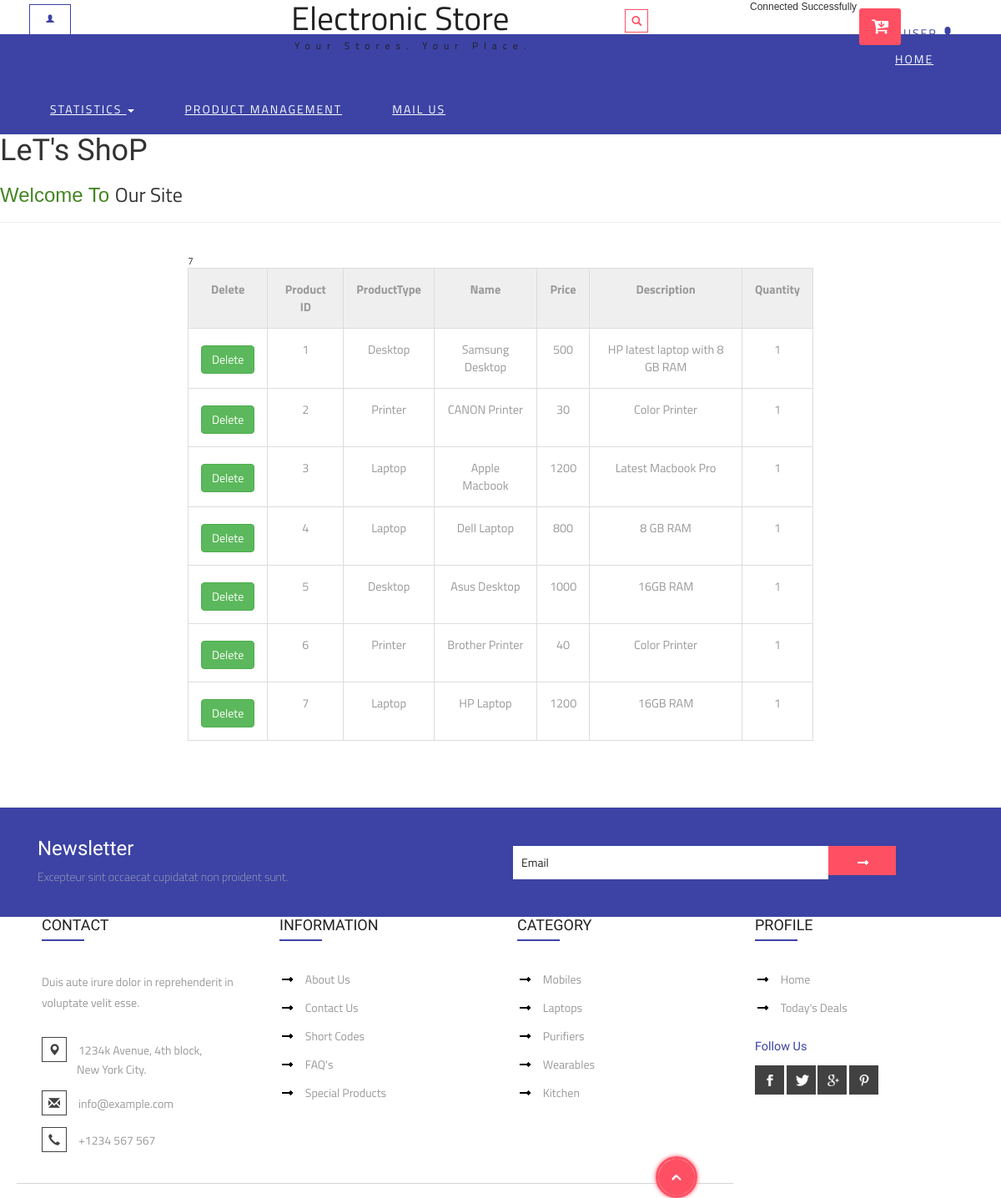
Screenshot of /admin/Home.php with the database file from the repository.
### tables this page shows
CREATE TABLE `product` (
  `PID` int(8) NOT NULL,
  `PTYPE` varchar(20) DEFAULT NULL,
  `PNAME` varchar(20) DEFAULT NULL,
  `PPRICE` double DEFAULT NULL,
  `PDESCRIPTION` varchar(50) DEFAULT NULL,
  `PQUANTITY` int(5) DEFAULT NULL,
  `IMG` varchar(200) NOT NULL
);

### admin/Home.php (the view, shortened to what this page needs)
<?php
require_once '..\DB_connect.php';
?>
<?php include("admin_header.php"); ?>
<html>
<head>
  <link href="admin_style.css" rel="stylesheet" type="text/css">
</head>
<body>
<h1>LeT's ShoP</h1>
<h1 class="title">Welcome To <span>Our Site</span></h1>
<hr/><br/>
<div class="container" style="width: 65%">
<div class="table-responsive">
<?php
$sql = "SELECT * FROM product";
if($result = mysqli_query($conn, $sql)){
	echo(mysqli_num_rows($result));
    if(mysqli_num_rows($result) > 0){
        echo "<table border='1' cellpadding='1' cellspacing='0' class='table table-bordered'>";
            echo "<tr>";
            	echo "<th>Delete</th>";
                echo "<th>Product ID</th>";
                echo "<th>ProductType</th>";
                echo "<th>Name</th>";
                echo "<th>Price</th>";
                echo "<th>Description</th>";
            	echo "<th>Quantity</th>";
            echo "</tr>";
        while($row = mysqli_fetch_array($result)){
      echo "<form method='POST' action=Home.php?action=modify_item&id=".$row["PID"]. ">";
            echo "<tr>";
            	echo "<td><button type='submit' name='delete_prod' style='margin-top: 5px;'' class='btn btn-success' value='Delete'>Delete</button></td>";
            	echo "<td>" . $row['PID'] . "</td>";
                echo "<td>" . $row['PTYPE'] . "</td>";
                echo "<td>" . $row['PNAME'] . "</td>";
                echo "<td>" . $row['PPRICE'] . "</td>";
                echo "<td>" . $row['PDESCRIPTION'] . "</td>";
                echo "<td>" . $row['PQUANTITY'] . "</td>";
            echo "</tr>";
           echo "</form>";
        }
        echo "</table>";
    } else{
        echo "No products found. Please add product.";
    }
} else{
    echo "ERROR: Could not able to execute $sql. " . mysqli_error($link);
}
?>
</div>
</div>
<p>&nbsp;</p>
<p>&nbsp;</p>
<p>&nbsp;</p>
</body>
</html>
<?php include("admin_footer.php"); ?>

### admin/style/admin_style.css (style rules this page uses)
body { font-family: Verdana, Arial, Helvetica, sans-serif; font-size: 12px; color: #333333; background-color: #FFFFFF; background-image: url(../images/top-rept.jpg); background-repeat: repeat-x; background-position: left top; margin: 0px; }
.title { font-family: Verdana, Arial, Helvetica, sans-serif; font-size: 24px; font-weight: normal; line-height: 100%; color: #438521; margin-top: 20px; margin-bottom: 20px; }
.title span { color: #333333; }

### admin/Home.php (style rules this page uses)
* { font-family: 'Titillium Web', sans-serif; }
table, th, tr { text-align: center; }
table th { background-color: #efefef; }

### rows the page displays
product: PID "1", PTYPE "Desktop", PNAME "Samsung Desktop", PPRICE "500", PDESCRIPTION "HP latest laptop with 8 GB RAM", PQUANTITY "1"
product: PID "2", PTYPE "Printer", PNAME "CANON Printer", PPRICE "30", PDESCRIPTION "Color Printer", PQUANTITY "1"
product: PID "3", PTYPE "Laptop", PNAME "Apple Macbook", PPRICE "1200", PDESCRIPTION "Latest Macbook Pro", PQUANTITY "1"
product: PID "4", PTYPE "Laptop", PNAME "Dell Laptop", PPRICE "800", PDESCRIPTION "8 GB RAM", PQUANTITY "1"
product: PID "5", PTYPE "Desktop", PNAME "Asus Desktop", PPRICE "1000", PDESCRIPTION "16GB RAM", PQUANTITY "1"
product: PID "6", PTYPE "Printer", PNAME "Brother Printer", PPRICE "40", PDESCRIPTION "Color Printer", PQUANTITY "1"
product: PID "7", PTYPE "Laptop", PNAME "HP Laptop", PPRICE "1200", PDESCRIPTION "16GB RAM", PQUANTITY "1"

### other values shown
mysqli_num_rows($result) "7"
